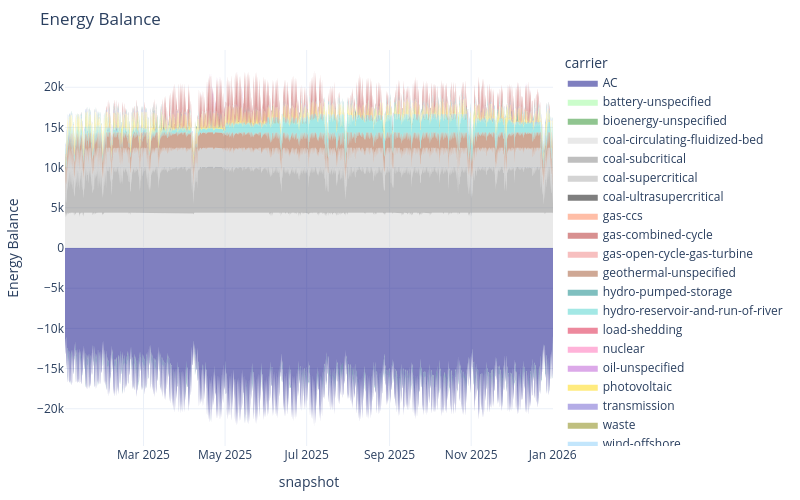

Source (notebook cell):
### Code cell
nc["demand-increase"].statistics.energy_balance.iplot()

### Figure 1 — Plotly figure (JSON) as saved in the notebook; plotly's stock layout.template omitted (floating-point values rounded to 4 significant figures; data arrays with more than 128 entries replaced by an {"elided": "..."} marker saying what was removed)
{"data": [{"fillpattern": {"shape": ""}, "hovertemplate": "carrier=coal-circulating-fluidized-bed<br>snapshot=%{x}<br>Energy Balance=%{y}<extra></extra>", "legendgroup": "coal-circulating-fluidized-bed", "line": {"color": "lightgrey", "width": 0}, "marker": {"symbol": "circle"}, "mode": "lines", "name": "coal-circulating-fluidized-bed", "orientation": "v", "showlegend": false, "stackgroup": "positive", "type": "scatter", "x": {"elided": "2190 str values"}, "xaxis": "x", "y": {"elided": "2190 float values"}, "yaxis": "y"}, {"fillpattern": {"shape": ""}, "hovertemplate": "carrier=coal-subcritical<br>snapshot=%{x}<br>Energy Balance=%{y}<extra></extra>", "legendgroup": "coal-subcritical", "line": {"color": "grey", "width": 0}, "marker": {"symbol": "circle"}, "mode": "lines", "name": "coal-subcritical", "orientation": "v", "showlegend": false, "stackgroup": "positive", "type": "scatter", "x": {"elided": "2190 str values"}, "xaxis": "x", "y": {"elided": "2190 float values"}, "yaxis": "y"}, {"fillpattern": {"shape": ""}, "hovertemplate": "carrier=coal-supercritical<br>snapshot=%{x}<br>Energy Balance=%{y}<extra></extra>", "legendgroup": "coal-supercritical", "line": {"color": "darkgrey", "width": 0}, "marker": {"symbol": "circle"}, "mode": "lines", "name": "coal-supercritical", "orientation": "v", "showlegend": false, "stackgroup": "positive", "type": "scatter", "x": {"elided": "2190 str values"}, "xaxis": "x", "y": {"elided": "2190 int values"}, "yaxis": "y"}, {"fillpattern": {"shape": ""}, "hovertemplate": "carrier=geothermal-unspecified<br>snapshot=%{x}<br>Energy Balance=%{y}<extra></extra>", "legendgroup": "geothermal-unspecified", "line": {"color": "sienna", "width": 0}, "marker": {"symbol": "circle"}, "mode": "lines", "name": "geothermal-unspecified", "orientation": "v", "showlegend": false, "stackgroup": "positive", "type": "scatter", "x": {"elided": "2190 str values"}, "xaxis": "x", "y": {"elided": "2190 float values"}, "yaxis": "y"}, {"fillpattern": {"shape": ""}, "hovertemplate": "carrier=hydro-reservoir-and-run-of-river<br>snapshot=%{x}<br>Energy Balance=%{y}<extra></extra>", "legendgroup": "hydro-reservoir-and-run-of-river", "line": {"color": "mediumturquoise", "width": 0}, "marker": {"symbol": "circle"}, "mode": "lines", "name": "hydro-reservoir-and-run-of-river", "orientation": "v", "showlegend": false, "stackgroup": "positive", "type": "scatter", "x": {"elided": "2190 str values"}, "xaxis": "x", "y": {"elided": "2190 float values"}, "yaxis": "y"}, {"fillpattern": {"shape": ""}, "hovertemplate": "carrier=photovoltaic<br>snapshot=%{x}<br>Energy Balance=%{y}<extra></extra>", "legendgroup": "photovoltaic", "line": {"color": "gold", "width": 0}, "marker": {"symbol": "circle"}, "mode": "lines", "name": "photovoltaic", "orientation": "v", "showlegend": false, "stackgroup": "positive", "type": "scatter", "x": {"elided": "1459 str values"}, "xaxis": "x", "y": {"elided": "1459 float values"}, "yaxis": "y"}, {"fillpattern": {"shape": ""}, "hovertemplate": "carrier=wind-onshore<br>snapshot=%{x}<br>Energy Balance=%{y}<extra></extra>", "legendgroup": "wind-onshore", "line": {"color": "royalblue", "width": 0}, "marker": {"symbol": "circle"}, "mode": "lines", "name": "wind-onshore", "orientation": "v", "showlegend": false, "stackgroup": "positive", "type": "scatter", "x": {"elided": "2122 str values"}, "xaxis": "x", "y": {"elided": "2122 float values"}, "yaxis": "y"}, {"fillpattern": {"shape": ""}, "hovertemplate": "carrier=battery-unspecified<br>snapshot=%{x}<br>Energy Balance=%{y}<extra></extra>", "legendgroup": "battery-unspecified", "line": {"color": "palegreen", "width": 0}, "marker": {"symbol": "circle"}, "mode": "lines", "name": "battery-unspecified", "orientation": "v", "showlegend": false, "stackgroup": "positive", "type": "scatter", "x": {"elided": "567 str values"}, "xaxis": "x", "y": {"elided": "567 float values"}, "yaxis": "y"}, {"fillpattern": {"shape": ""}, "hovertemplate": "carrier=hydro-pumped-storage<br>snapshot=%{x}<br>Energy Balance=%{y}<extra></extra>", "legendgroup": "hydro-pumped-storage", "line": {"color": "teal", "width": 0}, "marker": {"symbol": "circle"}, "mode": "lines", "name": "hydro-pumped-storage", "orientation": "v", "showlegend": false, "stackgroup": "positive", "type": "scatter", "x": {"elided": "532 str values"}, "xaxis": "x", "y": {"elided": "532 float values"}, "yaxis": "y"}, {"fillpattern": {"shape": ""}, "hovertemplate": "carrier=gas-combined-cycle<br>snapshot=%{x}<br>Energy Balance=%{y}<extra></extra>", "legendgroup": "gas-combined-cycle", "line": {"color": "firebrick", "width": 0}, "marker": {"symbol": "circle"}, "mode": "lines", "name": "gas-combined-cycle", "orientation": "v", "showlegend": false, "stackgroup": "positive", "type": "scatter", "x": {"elided": "1193 str values"}, "xaxis": "x", "y": {"elided": "1193 float values"}, "yaxis": "y"}, {"fillpattern": {"shape": ""}, "hovertemplate": "carrier=oil-unspecified<br>snapshot=%{x}<br>Energy Balance=%{y}<extra></extra>", "legendgroup": "oil-unspecified", "line": {"color": "mediumorchid", "width": 0}, "marker": {"symbol": "circle"}, "mode": "lines", "name": "oil-unspecified", "orientation": "v", "showlegend": false, "stackgroup": "positive", "type": "scatter", "x": ["2025-04-13T12:00:00", "2025-04-13T16:00:00", "2025-04-14T12:00:00", "2025-04-14T16:00:00", "2025-04-17T12:00:00", "2025-04-17T16:00:00", "2025-04-18T12:00:00", "2025-04-18T16:00:00", "2025-04-19T12:00:00", "2025-04-19T16:00:00", "2025-04-20T12:00:00", "2025-04-20T16:00:00", "2025-04-24T12:00:00", "2025-04-24T16:00:00", "2025-04-25T12:00:00", "2025-04-25T16:00:00", "2025-04-26T12:00:00", "2025-04-26T16:00:00", "2025-04-27T08:00:00", "2025-04-27T12:00:00", "2025-04-28T08:00:00", "2025-04-28T12:00:00", "2025-05-09T12:00:00", "2025-05-10T12:00:00", "2025-05-11T12:00:00", "2025-05-12T12:00:00", "2025-05-16T12:00:00", "2025-05-16T16:00:00", "2025-05-17T12:00:00", "2025-05-17T16:00:00", "2025-05-18T12:00:00", "2025-05-23T12:00:00", "2025-11-13T12:00:00", "2025-12-01T12:00:00", "2025-12-05T12:00:00", "2025-12-05T16:00:00", "2025-12-11T12:00:00", "2025-12-11T16:00:00", "2025-12-12T12:00:00", "2025-12-12T16:00:00", "2025-12-13T16:00:00", "2025-12-14T12:00:00", "2025-12-14T16:00:00", "2025-12-15T12:00:00", "2025-12-15T16:00:00"], "xaxis": "x", "y": [152.4, 95.03, 105.8, 214.8, 90.41, 298.5, 103.3, 329.6, 288.8, 218.7, 184.9, 343.3, 355.6, 119.1, 213.0, 13.19, 261.4, 359.8, 139.7, 158.4, 58.5, 85.66, 123.2, 226.6, 154.2, 87.31, 12.01, 54.83, 57.11, 109.2, 67.63, 22.98, 128.8, 38.67, 33.03, 253.5, 204.7, 41.6, 214.4, 60.28, 85.71, 231.4, 99.23, 115.3, 49.83], "yaxis": "y"}, {"fillpattern": {"shape": ""}, "hovertemplate": "carrier=AC<br>snapshot=%{x}<br>Energy Balance=%{y}<extra></extra>", "legendgroup": "AC", "line": {"color": "navy", "width": 0}, "marker": {"symbol": "circle"}, "mode": "lines", "name": "AC", "orientation": "v", "showlegend": false, "stackgroup": "negative", "type": "scatter", "x": {"elided": "2190 str values"}, "xaxis": "x", "y": {"elided": "2190 float values"}, "yaxis": "y"}, {"fillpattern": {"shape": ""}, "hovertemplate": "carrier=battery-unspecified<br>snapshot=%{x}<br>Energy Balance=%{y}<extra></extra>", "legendgroup": "battery-unspecified", "line": {"color": "palegreen", "width": 0}, "marker": {"symbol": "circle"}, "mode": "lines", "name": "battery-unspecified", "orientation": "v", "showlegend": false, "stackgroup": "negative", "type": "scatter", "x": {"elided": "584 str values"}, "xaxis": "x", "y": {"elided": "584 float values"}, "yaxis": "y"}, {"fillpattern": {"shape": ""}, "hovertemplate": "carrier=hydro-pumped-storage<br>snapshot=%{x}<br>Energy Balance=%{y}<extra></extra>", "legendgroup": "hydro-pumped-storage", "line": {"color": "teal", "width": 0}, "marker": {"symbol": "circle"}, "mode": "lines", "name": "hydro-pumped-storage", "orientation": "v", "showlegend": false, "stackgroup": "negative", "type": "scatter", "x": {"elided": "582 str values"}, "xaxis": "x", "y": {"elided": "582 float values"}, "yaxis": "y"}, {"fillpattern": {"shape": ""}, "hovertemplate": "carrier=AC<br>snapshot=%{x}<br>Energy Balance=%{y}<extra></extra>", "legendgroup": "AC", "line": {"color": "navy", "width": 0}, "marker": {"symbol": "circle"}, "mode": "lines", "name": "AC", "orientation": "v", "showlegend": true, "stackgroup": "1", "type": "scatter", "x": ["2026-01-01T04:00:00"], "xaxis": "x", "y": [null], "yaxis": "y"}, {"fillpattern": {"shape": ""}, "hovertemplate": "carrier=battery-unspecified<br>snapshot=%{x}<br>Energy Balance=%{y}<extra></extra>", "legendgroup": "battery-unspecified", "line": {"color": "palegreen", "width": 0}, "marker": {"symbol": "circle"}, "mode": "lines", "name": "battery-unspecified", "orientation": "v", "showlegend": true, "stackgroup": "1", "type": "scatter", "x": ["2026-01-01T04:00:00"], "xaxis": "x", "y": [null], "yaxis": "y"}, {"fillpattern": {"shape": ""}, "hovertemplate": "carrier=bioenergy-unspecified<br>snapshot=%{x}<br>Energy Balance=%{y}<extra></extra>", "legendgroup": "bioenergy-unspecified", "line": {"color": "forestgreen", "width": 0}, "marker": {"symbol": "circle"}, "mode": "lines", "name": "bioenergy-unspecified", "orientation": "v", "showlegend": true, "stackgroup": "1", "type": "scatter", "x": ["2026-01-01T04:00:00"], "xaxis": "x", "y": [null], "yaxis": "y"}, {"fillpattern": {"shape": ""}, "hovertemplate": "carrier=coal-circulating-fluidized-bed<br>snapshot=%{x}<br>Energy Balance=%{y}<extra></extra>", "legendgroup": "coal-circulating-fluidized-bed", "line": {"color": "lightgrey", "width": 0}, "marker": {"symbol": "circle"}, "mode": "lines", "name": "coal-circulating-fluidized-bed", "orientation": "v", "showlegend": true, "stackgroup": "1", "type": "scatter", "x": ["2026-01-01T04:00:00"], "xaxis": "x", "y": [null], "yaxis": "y"}, {"fillpattern": {"shape": ""}, "hovertemplate": "carrier=coal-subcritical<br>snapshot=%{x}<br>Energy Balance=%{y}<extra></extra>", "legendgroup": "coal-subcritical", "line": {"color": "grey", "width": 0}, "marker": {"symbol": "circle"}, "mode": "lines", "name": "coal-subcritical", "orientation": "v", "showlegend": true, "stackgroup": "1", "type": "scatter", "x": ["2026-01-01T04:00:00"], "xaxis": "x", "y": [null], "yaxis": "y"}, {"fillpattern": {"shape": ""}, "hovertemplate": "carrier=coal-supercritical<br>snapshot=%{x}<br>Energy Balance=%{y}<extra></extra>", "legendgroup": "coal-supercritical", "line": {"color": "darkgrey", "width": 0}, "marker": {"symbol": "circle"}, "mode": "lines", "name": "coal-supercritical", "orientation": "v", "showlegend": true, "stackgroup": "1", "type": "scatter", "x": ["2026-01-01T04:00:00"], "xaxis": "x", "y": [null], "yaxis": "y"}, {"fillpattern": {"shape": ""}, "hovertemplate": "carrier=coal-ultrasupercritical<br>snapshot=%{x}<br>Energy Balance=%{y}<extra></extra>", "legendgroup": "coal-ultrasupercritical", "line": {"color": "black", "width": 0}, "marker": {"symbol": "circle"}, "mode": "lines", "name": "coal-ultrasupercritical", "orientation": "v", "showlegend": true, "stackgroup": "1", "type": "scatter", "x": ["2026-01-01T04:00:00"], "xaxis": "x", "y": [null], "yaxis": "y"}, {"fillpattern": {"shape": ""}, "hovertemplate": "carrier=gas-ccs<br>snapshot=%{x}<br>Energy Balance=%{y}<extra></extra>", "legendgroup": "gas-ccs", "line": {"color": "coral", "width": 0}, "marker": {"symbol": "circle"}, "mode": "lines", "name": "gas-ccs", "orientation": "v", "showlegend": true, "stackgroup": "1", "type": "scatter", "x": ["2026-01-01T04:00:00"], "xaxis": "x", "y": [null], "yaxis": "y"}, {"fillpattern": {"shape": ""}, "hovertemplate": "carrier=gas-combined-cycle<br>snapshot=%{x}<br>Energy Balance=%{y}<extra></extra>", "legendgroup": "gas-combined-cycle", "line": {"color": "firebrick", "width": 0}, "marker": {"symbol": "circle"}, "mode": "lines", "name": "gas-combined-cycle", "orientation": "v", "showlegend": true, "stackgroup": "1", "type": "scatter", "x": ["2026-01-01T04:00:00"], "xaxis": "x", "y": [null], "yaxis": "y"}, {"fillpattern": {"shape": ""}, "hovertemplate": "carrier=gas-open-cycle-gas-turbine<br>snapshot=%{x}<br>Energy Balance=%{y}<extra></extra>", "legendgroup": "gas-open-cycle-gas-turbine", "line": {"color": "lightcoral", "width": 0}, "marker": {"symbol": "circle"}, "mode": "lines", "name": "gas-open-cycle-gas-turbine", "orientation": "v", "showlegend": true, "stackgroup": "1", "type": "scatter", "x": ["2026-01-01T04:00:00"], "xaxis": "x", "y": [null], "yaxis": "y"}, {"fillpattern": {"shape": ""}, "hovertemplate": "carrier=geothermal-unspecified<br>snapshot=%{x}<br>Energy Balance=%{y}<extra></extra>", "legendgroup": "geothermal-unspecified", "line": {"color": "sienna", "width": 0}, "marker": {"symbol": "circle"}, "mode": "lines", "name": "geothermal-unspecified", "orientation": "v", "showlegend": true, "stackgroup": "1", "type": "scatter", "x": ["2026-01-01T04:00:00"], "xaxis": "x", "y": [null], "yaxis": "y"}, {"fillpattern": {"shape": ""}, "hovertemplate": "carrier=hydro-pumped-storage<br>snapshot=%{x}<br>Energy Balance=%{y}<extra></extra>", "legendgroup": "hydro-pumped-storage", "line": {"color": "teal", "width": 0}, "marker": {"symbol": "circle"}, "mode": "lines", "name": "hydro-pumped-storage", "orientation": "v", "showlegend": true, "stackgroup": "1", "type": "scatter", "x": ["2026-01-01T04:00:00"], "xaxis": "x", "y": [null], "yaxis": "y"}, {"fillpattern": {"shape": ""}, "hovertemplate": "carrier=hydro-reservoir-and-run-of-river<br>snapshot=%{x}<br>Energy Balance=%{y}<extra></extra>", "legendgroup": "hydro-reservoir-and-run-of-river", "line": {"color": "mediumturquoise", "width": 0}, "marker": {"symbol": "circle"}, "mode": "lines", "name": "hydro-reservoir-and-run-of-river", "orientation": "v", "showlegend": true, "stackgroup": "1", "type": "scatter", "x": ["2026-01-01T04:00:00"], "xaxis": "x", "y": [null], "yaxis": "y"}, {"fillpattern": {"shape": ""}, "hovertemplate": "carrier=load-shedding<br>snapshot=%{x}<br>Energy Balance=%{y}<extra></extra>", "legendgroup": "load-shedding", "line": {"color": "crimson", "width": 0}, "marker": {"symbol": "circle"}, "mode": "lines", "name": "load-shedding", "orientation": "v", "showlegend": true, "stackgroup": "1", "type": "scatter", "x": ["2026-01-01T04:00:00"], "xaxis": "x", "y": [null], "yaxis": "y"}, {"fillpattern": {"shape": ""}, "hovertemplate": "carrier=nuclear<br>snapshot=%{x}<br>Energy Balance=%{y}<extra></extra>", "legendgroup": "nuclear", "line": {"color": "hotpink", "width": 0}, "marker": {"symbol": "circle"}, "mode": "lines", "name": "nuclear", "orientation": "v", "showlegend": true, "stackgroup": "1", "type": "scatter", "x": ["2026-01-01T04:00:00"], "xaxis": "x", "y": [null], "yaxis": "y"}, {"fillpattern": {"shape": ""}, "hovertemplate": "carrier=oil-unspecified<br>snapshot=%{x}<br>Energy Balance=%{y}<extra></extra>", "legendgroup": "oil-unspecified", "line": {"color": "mediumorchid", "width": 0}, "marker": {"symbol": "circle"}, "mode": "lines", "name": "oil-unspecified", "orientation": "v", "showlegend": true, "stackgroup": "1", "type": "scatter", "x": ["2026-01-01T04:00:00"], "xaxis": "x", "y": [null], "yaxis": "y"}, {"fillpattern": {"shape": ""}, "hovertemplate": "carrier=photovoltaic<br>snapshot=%{x}<br>Energy Balance=%{y}<extra></extra>", "legendgroup": "photovoltaic", "line": {"color": "gold", "width": 0}, "marker": {"symbol": "circle"}, "mode": "lines", "name": "photovoltaic", "orientation": "v", "showlegend": true, "stackgroup": "1", "type": "scatter", "x": ["2026-01-01T04:00:00"], "xaxis": "x", "y": [null], "yaxis": "y"}, {"fillpattern": {"shape": ""}, "hovertemplate": "carrier=transmission<br>snapshot=%{x}<br>Energy Balance=%{y}<extra></extra>", "legendgroup": "transmission", "line": {"color": "slateblue", "width": 0}, "marker": {"symbol": "circle"}, "mode": "lines", "name": "transmission", "orientation": "v", "showlegend": true, "stackgroup": "1", "type": "scatter", "x": ["2026-01-01T04:00:00"], "xaxis": "x", "y": [null], "yaxis": "y"}, {"fillpattern": {"shape": ""}, "hovertemplate": "carrier=waste<br>snapshot=%{x}<br>Energy Balance=%{y}<extra></extra>", "legendgroup": "waste", "line": {"color": "olive", "width": 0}, "marker": {"symbol": "circle"}, "mode": "lines", "name": "waste", "orientation": "v", "showlegend": true, "stackgroup": "1", "type": "scatter", "x": ["2026-01-01T04:00:00"], "xaxis": "x", "y": [null], "yaxis": "y"}, {"fillpattern": {"shape": ""}, "hovertemplate": "carrier=wind-offshore<br>snapshot=%{x}<br>Energy Balance=%{y}<extra></extra>", "legendgroup": "wind-offshore", "line": {"color": "lightskyblue", "width": 0}, "marker": {"symbol": "circle"}, "mode": "lines", "name": "wind-offshore", "orientation": "v", "showlegend": true, "stackgroup": "1", "type": "scatter", "x": ["2026-01-01T04:00:00"], "xaxis": "x", "y": [null], "yaxis": "y"}, {"fillpattern": {"shape": ""}, "hovertemplate": "carrier=wind-onshore<br>snapshot=%{x}<br>Energy Balance=%{y}<extra></extra>", "legendgroup": "wind-onshore", "line": {"color": "royalblue", "width": 0}, "marker": {"symbol": "circle"}, "mode": "lines", "name": "wind-onshore", "orientation": "v", "showlegend": true, "stackgroup": "1", "type": "scatter", "x": ["2026-01-01T04:00:00"], "xaxis": "x", "y": [null], "yaxis": "y"}], "layout": {"height": 500, "hovermode": "x", "legend": {"title": {"text": "carrier"}, "tracegroupgap": 0}, "margin": {"b": 50, "l": 50, "r": 50, "t": 50}, "title": {"text": "Energy Balance"}, "width": 800, "xaxis": {"anchor": "y", "domain": [0, 1], "title": {"text": "snapshot"}}, "yaxis": {"anchor": "x", "domain": [0, 1], "title": {"text": "Energy Balance"}}}}
